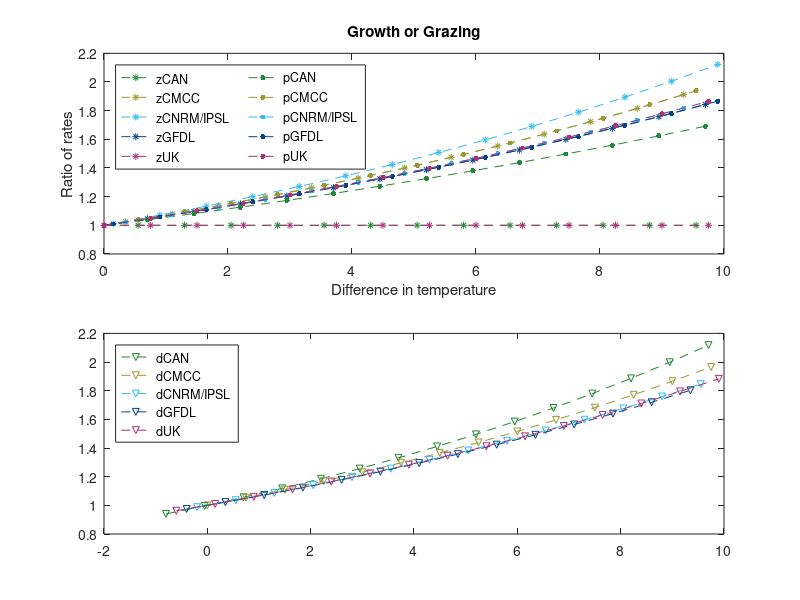

This figure's MATLAB source: (Note: this script raises an error after producing the figure.)
% CMIP6 model Q10 values

clear all
close all

ppath = '/Users/cpetrik/Dropbox/Princeton/Fish-MIP/CMIP6/driver_analysis/zmeso_figs/';

%% CAN
cqpg = 1.719;
cqzg = 1.0;
cqpm = 1.0;
cqzm = 1.0;
cqdr = 2.168;

%% CMCC
mqpg = 2;
mqzg = 2;
mqpm = 2;
mqzm = 2;
mqdr = 2;

%% PISCES
pqpg = 1.895;
pqzg = 2.139;
pqpm = 1.0;
pqzm = 2.139;
pqdr = 1.9;

%% GFDL
gqpg = 1.878;
gqzg = 1.878;
gqpm = 1.0;
gqzm = 1.878;
gqdr = 1.878;

%% UKESM
uqpg = 1.895;
uqzg = 1.0;
uqpm = 1.0;
uqzm = 1.0;
uqdr = 1.895;

%% Plot ratio of rates as fn of diff in temp
temp1 = 0:0.75:10;
temp2 = -0.2:0.75:10;
temp3 = -0.4:0.75:10;
temp4 = -0.6:0.75:10;
temp5 = -0.8:0.75:10;

% phyto growth
cpg = cqpg .^ (temp5./10);
mpg = mqpg .^ (temp2./10);
ppg = pqpg .^ (temp3./10);
gpg = gqpg .^ (temp4./10);
upg = uqpg .^ (temp1./10);

% zoo grazing
czg = cqzg .^ (temp2./10);
mzg = mqzg .^ (temp3./10);
pzg = pqzg .^ (temp4./10);
gzg = gqzg .^ (temp5./10);
uzg = uqzg .^ (temp1./10);

% phyto mort
cpm = cqpm .^ (temp3./10);
mpm = mqpm .^ (temp4./10);
ppm = pqpm .^ (temp5./10);
gpm = gqpm .^ (temp1./10);
upm = uqpm .^ (temp2./10);

% zoo mort
czm = cqzm .^ (temp4./10);
mzm = mqzm .^ (temp5./10);
pzm = pqzm .^ (temp1./10);
gzm = gqzm .^ (temp2./10);
uzm = uqzm .^ (temp3./10);

% detritus remin
cdr = cqdr .^ (temp5./10);
mdr = mqdr .^ (temp1./10);
pdr = pqdr .^ (temp2./10);
gdr = gqdr .^ (temp3./10);
udr = uqdr .^ (temp4./10);

%% Plots 
% cb=[34/255 136/255 51/255;...   %green
%     153/255 153/255 51/255;...   %olive
%     51/255 187/255 238/255;...  %cyan
%     0/255 68/255 136/255;...    %blue
%     238/255 102/255 119/255;... %red
%     170/255 51/255 119/255;...  %purple
%     0 0 0];                     %black
cb=[34/255 136/255 51/255;...   %green
    153/255 153/255 51/255;...   %olive
    51/255 187/255 238/255;...  %cyan
    0/255 68/255 136/255;...    %blue
    170/255 51/255 119/255];    %purple

set(groot,'defaultAxesColorOrder',cb);

%%
%figure(1)
figure('Units','inches','Position',[1 2 6 9]);
subplot(2,1,1)
plot(temp2,czg,'--*','MarkerSize',5); hold on;
plot(temp3,mzg,'--*','MarkerSize',5); hold on;
plot(temp4,pzg,'--*','MarkerSize',5); hold on;
plot(temp5,gzg,'--*','MarkerSize',5); hold on;
plot(temp1,uzg,'--*','MarkerSize',5); hold on;

plot(temp5,cpg,'--.','MarkerSize',12); hold on;
plot(temp2,mpg,'--.','MarkerSize',12); hold on;
plot(temp3,ppg,'--.','MarkerSize',12); hold on;
plot(temp4,gpg,'--.','MarkerSize',12); hold on;
plot(temp1,upg,'--.','MarkerSize',12); hold on;
legend({'zCAN','zCMCC','zCNRM/IPSL','zGFDL','zUK',...
    'pCAN','pCMCC','pCNRM/IPSL','pGFDL','pUK'},'Location','northwest','NumColumns',2);
ylim([0.8 2.2])
xlim([0 10])
xlabel('Difference in temperature')
ylabel('Ratio of rates')
title('Growth or Grazing')

subplot(2,1,2)
plot(temp5,cdr,'--v','MarkerSize',5); hold on;
plot(temp1,mdr,'--v','MarkerSize',5); hold on;
plot(temp2,pdr,'--v','MarkerSize',5); hold on;
plot(temp3,gdr,'--v','MarkerSize',5); hold on;
plot(temp4,udr,'--v','MarkerSize',5); hold on;
lgd = legend({'dCAN','dCMCC','dCNRM/IPSL','dGFDL','dUK'},...
    'location','northwest');
lgd.AutoUpdate = 'off';

plot(temp4,czm,'--*','MarkerSize',5); hold on;
plot(temp5,mzm,'--*','MarkerSize',5); hold on;
plot(temp1,pzm,'--*','MarkerSize',5); hold on;
plot(temp2,gzm,'--*','MarkerSize',5); hold on;
plot(temp3,uzm,'--*','MarkerSize',5); hold on;

plot(temp3,cpm,'--.','MarkerSize',12); hold on;
plot(temp4,mpm,'--.','MarkerSize',12); hold on;
plot(temp5,ppm,'--.','MarkerSize',12); hold on;
plot(temp1,gpm,'--.','MarkerSize',12); hold on;
plot(temp2,upm,'--.','MarkerSize',12); hold on;
ylim([0.8 2.2])
xlim([0 10])
xlabel('Difference in temperature')
ylabel('Ratio of rates')
title('Mortality or Remineralization')
print('-dpng',[ppath 'temp_dep_q10_bgc.png'])

%%
%figure(1)
figure('Units','inches','Position',[1 2 13 6]);
subplot(1,2,1)
plot(temp2,czg,'--*','MarkerSize',5); hold on;
plot(temp3,mzg,'--*','MarkerSize',5); hold on;
plot(temp4,pzg,'--*','MarkerSize',5); hold on;
plot(temp5,gzg,'--*','MarkerSize',5); hold on;
plot(temp1,uzg,'--*','MarkerSize',5); hold on;

plot(temp5,cpg,'--.','MarkerSize',12); hold on;
plot(temp2,mpg,'--.','MarkerSize',12); hold on;
plot(temp3,ppg,'--.','MarkerSize',12); hold on;
plot(temp4,gpg,'--.','MarkerSize',12); hold on;
plot(temp1,upg,'--.','MarkerSize',12); hold on;
legend({'zCAN','zCMCC','zCNRM/IPSL','zGFDL','zUK',...
    'pCAN','pCMCC','pCNRM/IPSL','pGFDL','pUK'},'Location','northwest','NumColumns',2);
ylim([0.8 2.2])
xlim([0 10])
xlabel('Difference in temperature')
ylabel('Ratio of rates')
title('Growth or Grazing')

subplot(1,2,2)
plot(temp5,cdr,'--v','MarkerSize',5); hold on;
plot(temp1,mdr,'--v','MarkerSize',5); hold on;
plot(temp2,pdr,'--v','MarkerSize',5); hold on;
plot(temp3,gdr,'--v','MarkerSize',5); hold on;
plot(temp4,udr,'--v','MarkerSize',5); hold on;
lgd = legend({'dCAN','dCMCC','dCNRM/IPSL','dGFDL','dUK'},...
    'location','northwest');
lgd.AutoUpdate = 'off';

plot(temp4,czm,'--*','MarkerSize',5); hold on;
plot(temp5,mzm,'--*','MarkerSize',5); hold on;
plot(temp1,pzm,'--*','MarkerSize',5); hold on;
plot(temp2,gzm,'--*','MarkerSize',5); hold on;
plot(temp3,uzm,'--*','MarkerSize',5); hold on;

plot(temp3,cpm,'--.','MarkerSize',12); hold on;
plot(temp4,mpm,'--.','MarkerSize',12); hold on;
plot(temp5,ppm,'--.','MarkerSize',12); hold on;
plot(temp1,gpm,'--.','MarkerSize',12); hold on;
plot(temp2,upm,'--.','MarkerSize',12); hold on;
ylim([0.8 2.2])
xlim([0 10])
xlabel('Difference in temperature')
ylabel('Ratio of rates')
title('Mortality or Remineralization')
print('-dpng',[ppath 'temp_dep_q10_bgc_v2.png'])


